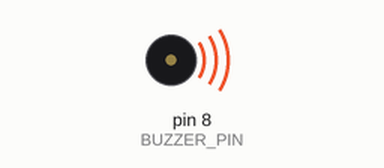
This sketch was run on a simulated Arduino Uno, built with avr-gcc and run on an emulated ATmega328P. Shown: buzzer (waves = sounding).

Above: at 0.1 s.
Timing chart, 0 to 40.0 s (numbered marks = the images above):
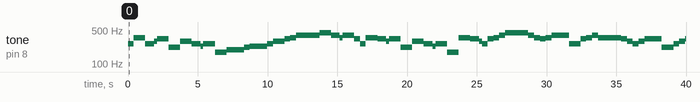

Measured:
- by itself, tone on pin 8 (BUZZER_PIN): plays 262 Hz for 0.42 s, 349 Hz for 0.83 s, 262 Hz for 0.62 s, 294 Hz for 0.21 s, 330 Hz for 0.83 s, 220 Hz for 0.83 s … (62 notes in this stretch)

The sketch:

NationalAnthemOfRussia.ino
```cpp
#define NOTE_C3  131 // Hz
#define NOTE_CS3 139 // Hz
#define NOTE_D3  147 // Hz
#define NOTE_DS3 156 // Hz
#define NOTE_E3  165 // Hz
#define NOTE_F3  175 // Hz
#define NOTE_FS3 185 // Hz
#define NOTE_G3  196 // Hz
#define NOTE_GS3 208 // Hz
#define NOTE_A3  220 // Hz
#define NOTE_AS3 233 // Hz
#define NOTE_B3  247 // Hz
#define NOTE_C4  262 // Hz
#define NOTE_CS4 277 // Hz
#define NOTE_D4  294 // Hz
#define NOTE_DS4 311 // Hz
#define NOTE_E4  330 // Hz
#define NOTE_F4  349 // Hz
#define NOTE_FS4 370 // Hz
#define NOTE_G4  392 // Hz
#define NOTE_GS4 415 // Hz
#define NOTE_A4  440 // Hz
#define NOTE_AS4 466 // Hz
#define NOTE_B4  494 // Hz

// Maestoso 72 beats per minute ((60 seconds /72 beats) * 0.25 sixteenth note)
#define NOTE_SIXTEENTH      208                 // milliseconds
#define NOTE_EIGHTH         2*NOTE_SIXTEENTH    // milliseconds
#define NOTE_DOTTED_EIGHTH  3*NOTE_SIXTEENTH    // milliseconds
#define NOTE_QUARTER        4*NOTE_SIXTEENTH    // milliseconds
#define NOTE_DOTTED_QUARTER 6*NOTE_SIXTEENTH    // milliseconds
#define NOTE_HALF           8*NOTE_SIXTEENTH    // milliseconds
#define NOTE_WHOLE          16*NOTE_SIXTEENTH   // milliseconds

#define BUZZER_PIN 8
#define NUMBER_OF_NOTES 110

int anthem[NUMBER_OF_NOTES][2] = {
  {NOTE_C4, NOTE_EIGHTH},

  {NOTE_F4, NOTE_QUARTER},
  {NOTE_C4, NOTE_DOTTED_EIGHTH},
  {NOTE_D4, NOTE_SIXTEENTH},
  {NOTE_E4, NOTE_QUARTER},
  {NOTE_A3, NOTE_EIGHTH},
  {NOTE_A3, NOTE_EIGHTH},

  {NOTE_D4, NOTE_QUARTER},
  {NOTE_C4, NOTE_DOTTED_EIGHTH},
  {NOTE_AS3, NOTE_SIXTEENTH},
  {NOTE_C4, NOTE_QUARTER},
  {NOTE_F3, NOTE_EIGHTH},
  {NOTE_F3, NOTE_EIGHTH},

  {NOTE_G3, NOTE_QUARTER},
  {NOTE_G3, NOTE_EIGHTH},
  {NOTE_A3, NOTE_EIGHTH},
  {NOTE_AS3, NOTE_QUARTER},
  {NOTE_AS3, NOTE_EIGHTH},
  {NOTE_C4, NOTE_EIGHTH},

  {NOTE_D4, NOTE_QUARTER},
  {NOTE_E4, NOTE_EIGHTH},
  {NOTE_F4, NOTE_EIGHTH},
  {NOTE_G4, NOTE_HALF},

  {NOTE_A4, NOTE_QUARTER},
  {NOTE_G4, NOTE_DOTTED_EIGHTH},
  {NOTE_F4, NOTE_SIXTEENTH},
  {NOTE_G4, NOTE_QUARTER},
  {NOTE_E4, NOTE_EIGHTH},
  {NOTE_C4, NOTE_EIGHTH},

  {NOTE_F4, NOTE_QUARTER},
  {NOTE_E4, NOTE_DOTTED_EIGHTH},
  {NOTE_D4, NOTE_SIXTEENTH},
  {NOTE_E4, NOTE_QUARTER},
  {NOTE_A3, NOTE_EIGHTH},
  {NOTE_A3, NOTE_EIGHTH},

  {NOTE_D4, NOTE_QUARTER},
  {NOTE_C4, NOTE_DOTTED_EIGHTH},
  {NOTE_AS3, NOTE_SIXTEENTH},
  {NOTE_C4, NOTE_QUARTER},
  {NOTE_F3, NOTE_DOTTED_EIGHTH},
  {NOTE_F3, NOTE_SIXTEENTH},

  {NOTE_F4, NOTE_QUARTER},
  {NOTE_E4, NOTE_DOTTED_EIGHTH},
  {NOTE_D4, NOTE_SIXTEENTH},
  {NOTE_C4, NOTE_EIGHTH},
  {NOTE_E4, NOTE_EIGHTH},
  {NOTE_F4, NOTE_EIGHTH},
  {NOTE_G4, NOTE_EIGHTH},

  {NOTE_A4, NOTE_HALF},
  {NOTE_G4, NOTE_EIGHTH},
  {NOTE_F4, NOTE_EIGHTH},
  {NOTE_E4, NOTE_EIGHTH},
  {NOTE_F4, NOTE_EIGHTH},

  {NOTE_G4, NOTE_DOTTED_QUARTER},
  {NOTE_C4, NOTE_EIGHTH},
  {NOTE_C4, NOTE_EIGHTH},
  {NOTE_E4, NOTE_EIGHTH},
  {NOTE_F4, NOTE_EIGHTH},
  {NOTE_G4, NOTE_EIGHTH},

  {NOTE_F4, NOTE_HALF},
  {NOTE_E4, NOTE_EIGHTH},
  {NOTE_D4, NOTE_EIGHTH},
  {NOTE_C4, NOTE_EIGHTH},
  {NOTE_D4, NOTE_EIGHTH},

  {NOTE_E4, NOTE_DOTTED_QUARTER},
  {NOTE_A3, NOTE_EIGHTH},
  {NOTE_A3, NOTE_EIGHTH},
  {NOTE_C4, NOTE_EIGHTH},
  {NOTE_D4, NOTE_EIGHTH},
  {NOTE_E4, NOTE_EIGHTH},

  {NOTE_F4, NOTE_QUARTER},
  {NOTE_D4, NOTE_DOTTED_EIGHTH},
  {NOTE_E4, NOTE_SIXTEENTH},
  {NOTE_F4, NOTE_QUARTER},
  {NOTE_D4, NOTE_DOTTED_EIGHTH},
  {NOTE_E4, NOTE_SIXTEENTH},

  {NOTE_F4, NOTE_QUARTER},
  {NOTE_D4, NOTE_EIGHTH},
  {NOTE_F4, NOTE_EIGHTH},
  {NOTE_AS4, NOTE_HALF},

  {NOTE_AS4, NOTE_HALF},
  {NOTE_A4, NOTE_EIGHTH},
  {NOTE_G4, NOTE_EIGHTH},
  {NOTE_F4, NOTE_EIGHTH},
  {NOTE_G4, NOTE_EIGHTH},

  {NOTE_A4, NOTE_DOTTED_QUARTER},
  {NOTE_F4, NOTE_EIGHTH},
  {NOTE_F4, NOTE_HALF},

  {NOTE_G4, NOTE_HALF},
  {NOTE_F4, NOTE_EIGHTH},
  {NOTE_E4, NOTE_EIGHTH},
  {NOTE_D4, NOTE_EIGHTH},
  {NOTE_E4, NOTE_EIGHTH},

  {NOTE_F4, NOTE_DOTTED_QUARTER},
  {NOTE_D4, NOTE_EIGHTH},
  {NOTE_D4, NOTE_HALF},

  {NOTE_F4, NOTE_QUARTER},
  {NOTE_E4, NOTE_DOTTED_EIGHTH},
  {NOTE_D4, NOTE_SIXTEENTH},
  {NOTE_C4, NOTE_QUARTER},
  {NOTE_F3, NOTE_QUARTER},

  {NOTE_F4, NOTE_QUARTER},
  {NOTE_E4, NOTE_DOTTED_EIGHTH},
  {NOTE_D4, NOTE_SIXTEENTH},
  {NOTE_C4, NOTE_DOTTED_QUARTER},
  {NOTE_C4, NOTE_EIGHTH},

  {NOTE_C4, NOTE_QUARTER},
  {NOTE_D4, NOTE_EIGHTH},
  {NOTE_E4, NOTE_EIGHTH},
  {NOTE_F4, NOTE_HALF}
};

void setup() {
  pinMode(BUZZER_PIN, OUTPUT);

  // Repeating I
  for (int i = 0; i < NUMBER_OF_NOTES - 4; i++) {
    note(anthem[i][0], anthem[i][1]);
  }

  // Repeating II
  for (int i = 1; i < NUMBER_OF_NOTES; i++) {
    // skip notes from the end of the first repeat.
    if (i >= NUMBER_OF_NOTES - 9 && i < NUMBER_OF_NOTES - 4)
      continue;
    note(anthem[i][0], anthem[i][1]);
  }
}

void loop() {}

void note(unsigned int frequency, unsigned long duration) {
  tone(BUZZER_PIN, frequency);
  delay(duration);
  noTone(BUZZER_PIN);
}
```
